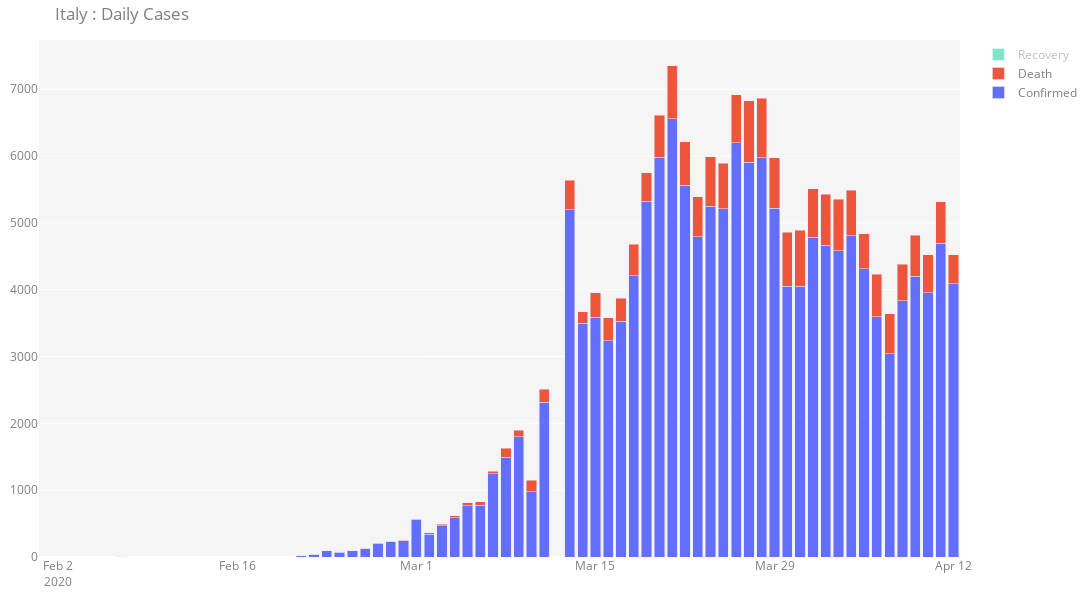

Notebook source saved alongside this figure:
### Code cell
fig = go.Figure()
fig.add_trace(go.Bar(x=full_df.index, y=full_df['Confirmed Daily'], name='Confirmed')) # fill down to xaxis
fig.add_trace(go.Bar(x=full_df.index, y=full_df['Death Daily'], name='Death')) # fill to trace0 y
fig.add_trace(go.Bar(x=full_df.index, y=full_df['Recovery Daily'], name='Recovery')) # fill to trace0 y

fig.update_layout(
    margin=dict(l=10, r=10, t=40, b=10), width=1100, height=600, plot_bgcolor='rgb(245,245,245)',
    title=country + ' : Daily Cases',
     font=dict(
#         family="Courier New, monospace",
        size=12,
        color="#7f7f7f"
    ),
    barmode='stack'
)
fig.show()
